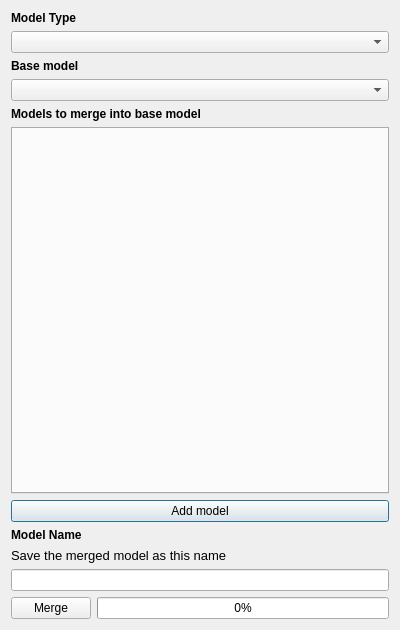
<?xml version="1.0" encoding="UTF-8"?>
<ui version="4.0">
 <class>model_merger</class>
 <widget class="QDialog" name="model_merger">
  <property name="geometry">
   <rect>
    <x>0</x>
    <y>0</y>
    <width>400</width>
    <height>630</height>
   </rect>
  </property>
  <property name="sizePolicy">
   <sizepolicy hsizetype="Preferred" vsizetype="MinimumExpanding">
    <horstretch>0</horstretch>
    <verstretch>0</verstretch>
   </sizepolicy>
  </property>
  <property name="minimumSize">
   <size>
    <width>1</width>
    <height>630</height>
   </size>
  </property>
  <property name="windowTitle">
   <string>Model Merger</string>
  </property>
  <layout class="QGridLayout" name="gridLayout">
   <item row="7" column="0">
    <widget class="QPushButton" name="addModel_button">
     <property name="text">
      <string>Add model</string>
     </property>
    </widget>
   </item>
   <item row="1" column="0">
    <widget class="QComboBox" name="model_types"/>
   </item>
   <item row="9" column="0">
    <widget class="QLabel" name="label_4">
     <property name="font">
      <font>
       <pointsize>10</pointsize>
      </font>
     </property>
     <property name="text">
      <string>Save the merged model as this name</string>
     </property>
    </widget>
   </item>
   <item row="2" column="0">
    <widget class="QLabel" name="label_3">
     <property name="font">
      <font>
       <bold>true</bold>
      </font>
     </property>
     <property name="text">
      <string>Base model</string>
     </property>
    </widget>
   </item>
   <item row="8" column="0">
    <widget class="QLabel" name="label_6">
     <property name="font">
      <font>
       <bold>true</bold>
      </font>
     </property>
     <property name="text">
      <string>Model Name</string>
     </property>
    </widget>
   </item>
   <item row="3" column="0">
    <widget class="QComboBox" name="base_models"/>
   </item>
   <item row="0" column="0">
    <widget class="QLabel" name="label">
     <property name="font">
      <font>
       <bold>true</bold>
      </font>
     </property>
     <property name="text">
      <string>Model Type</string>
     </property>
    </widget>
   </item>
   <item row="5" column="0">
    <widget class="QTabWidget" name="models">
     <property name="currentIndex">
      <number>-1</number>
     </property>
    </widget>
   </item>
   <item row="10" column="0">
    <widget class="QLineEdit" name="model_name"/>
   </item>
   <item row="4" column="0">
    <widget class="QLabel" name="label_5">
     <property name="font">
      <font>
       <bold>true</bold>
      </font>
     </property>
     <property name="text">
      <string>Models to merge into base model</string>
     </property>
    </widget>
   </item>
   <item row="11" column="0">
    <layout class="QHBoxLayout" name="horizontalLayout">
     <item>
      <widget class="QPushButton" name="merge_button">
       <property name="text">
        <string>Merge</string>
       </property>
      </widget>
     </item>
     <item>
      <widget class="QProgressBar" name="progressBar">
       <property name="value">
        <number>0</number>
       </property>
      </widget>
     </item>
    </layout>
   </item>
  </layout>
 </widget>
 <resources/>
 <connections/>
</ui>
